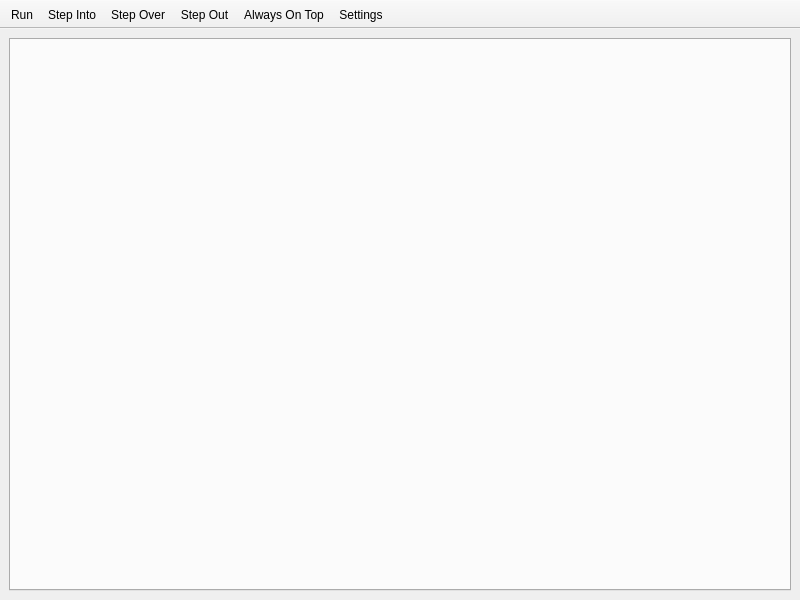
<?xml version="1.0" encoding="UTF-8"?>
<ui version="4.0">
 <class>DebuggerWindow</class>
 <widget class="QMainWindow" name="DebuggerWindow">
  <property name="geometry">
   <rect>
    <x>0</x>
    <y>0</y>
    <width>800</width>
    <height>600</height>
   </rect>
  </property>
  <property name="windowTitle">
   <string>PCSX2 Debugger</string>
  </property>
  <property name="windowIcon">
   <iconset>
    <normalon>:/icons/AppIcon64.png</normalon>
   </iconset>
  </property>
  <widget class="QWidget" name="centralwidget">
   <layout class="QGridLayout" name="gridLayout">
    <item row="0" column="0">
     <widget class="QTabWidget" name="cpuTabs"/>
    </item>
   </layout>
  </widget>
  <widget class="QToolBar" name="toolBar">
   <property name="toolButtonStyle">
    <enum>Qt::ToolButtonTextBesideIcon</enum>
   </property>
   <property name="floatable">
    <bool>false</bool>
   </property>
   <property name="movable">
    <bool>false</bool>
   </property>
   <property name="iconSize">
    <size>
     <width>16</width>
     <height>16</height>
    </size>
   </property>
   <attribute name="toolBarArea">
    <enum>TopToolBarArea</enum>
   </attribute>
   <attribute name="toolBarBreak">
    <bool>false</bool>
   </attribute>
   <addaction name="actionRun"/>
   <addaction name="actionStepInto"/>
   <addaction name="actionStepOver"/>
   <addaction name="actionStepOut"/>
   <addaction name="actionOnTop"/>
   <addaction name="actionOpenSettings"/>
  </widget>
  <action name="actionRun">
   <property name="icon">
    <iconset theme="play-line"/>
   </property>
   <property name="text">
    <string>Run</string>
   </property>
  </action>
  <action name="actionStepInto">
   <property name="icon">
    <iconset theme="debug-step-into-line"/>
   </property>
   <property name="text">
    <string>Step Into</string>
   </property>
   <property name="shortcut">
    <string>F11</string>
   </property>
  </action>
  <action name="actionStepOver">
   <property name="icon">
    <iconset theme="debug-step-over-line"/>
   </property>
   <property name="text">
    <string>Step Over</string>
   </property>
   <property name="shortcut">
    <string>F10</string>
   </property>
  </action>
  <action name="actionStepOut">
   <property name="icon">
    <iconset theme="debug-step-out-line"/>
   </property>
   <property name="text">
    <string>Step Out</string>
   </property>
   <property name="shortcut">
    <string>Shift+F11</string>
   </property>
  </action>
  <action name="actionOnTop">
   <property name="icon">
    <iconset theme="pin-filled"/>
   </property>
   <property name="checkable">
    <bool>true</bool>
   </property>
   <property name="text">
    <string>Always On Top</string>
   </property>
   <property name="toolTip">
    <string>Show this window on top</string>
   </property>
  </action>
  <action name="actionOpenSettings">
   <property name="icon">
     <iconset resource="../resources/resources.qrc">
      <normaloff>:/icons/white/svg/settings-3-line.svg</normaloff>:/icons/white/svg/settings-3-line.svg</iconset>
    </property>
   <property name="text">
    <string>Settings</string>
   </property>
   <property name="toolTip">
    <string>Opens the debugger settings window</string>
   </property>
  </action>
 </widget>
 <resources/>
 <connections/>
</ui>
